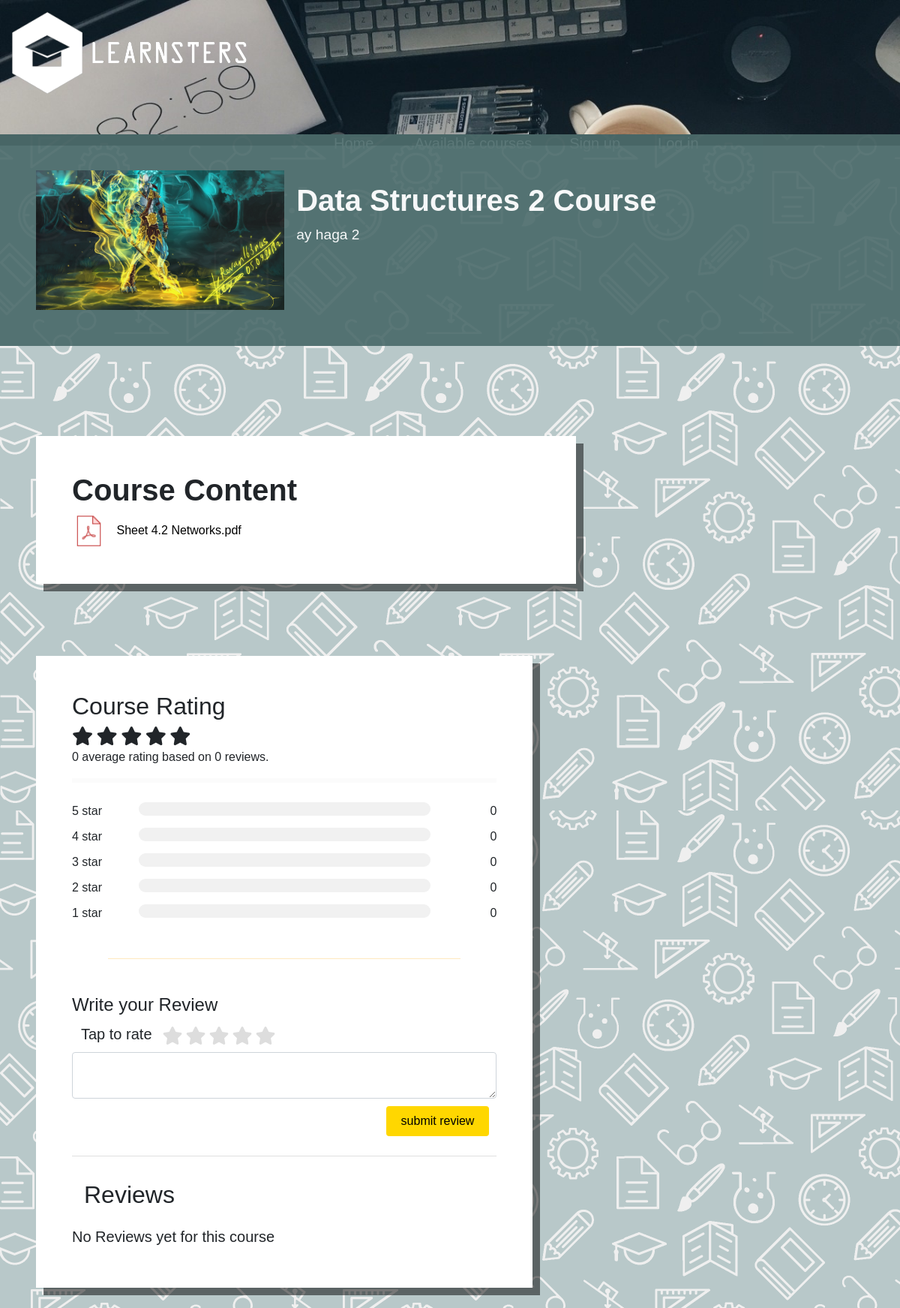
The app's page /viewCourse.php?courseID=4 with its own data.
### tables this page shows
CREATE TABLE `courses` (
  `courseID` int(11) NOT NULL,
  `courseName` varchar(50) NOT NULL,
  `averageRating` decimal(10,0) NOT NULL,
  `price` int(11) NOT NULL,
  `description` text NOT NULL,
  `picture` text NOT NULL,
  `approved` tinyint(1) NOT NULL,
  `tutorID` int(11) NOT NULL
);

CREATE TABLE `materials` (
  `courseID` int(11) NOT NULL,
  `materialPath` text NOT NULL
);

### viewCourse.php (the view, shortened to what this page needs)
<!DOCTYPE html>
<html>
    <link href="https://cdn.jsdelivr.net/npm/bootstrap@5.1.3/dist/css/bootstrap.min.css" rel="stylesheet">
    <link rel="stylesheet" href="css/main.css">
    <link rel="stylesheet" href="https://cdnjs.cloudflare.com/ajax/libs/font-awesome/4.7.0/css/font-awesome.min.css">
<?php
include "connectToDb.php";
include "menu.php";
$conn = new mysqli($servername, $username, $password, $dbname);
$query = "SELECT * FROM courses WHERE courseID='" . $_GET["courseID"] . "' ";
$results = $conn->query($query);
$query2= $query = "SELECT * FROM materials WHERE courseID='" . $_GET["courseID"] . "' ";
$results2 = $conn->query($query2);
?>
<body>
    <div class="mx-auto" style="width: 100%;">
        <?php while ($row = $results->fetch_array(MYSQLI_ASSOC)) { ?>
            <div class="p-5 d-flex " style=" background-color:#456666; opacity:87%;">
                    <img src="pictures/courses/<?php echo $row["picture"] ?>" style="width:30%;">
                    <div class="p-3">
                        <h1 style="color:white;"><b><?php echo $row["courseName"] ?> Course</b> </h1>
                        <p style="color:white; font-size:1.2em"> <?php echo $row["description"] ?></p>
                    </div>
            </div>
            <br><br><br>
            <?php } ?>
            <div class="p-5 m-5" style="width:60%; background-color: white; box-shadow: 10px 10px rgba(0, 0, 0, 0.5);">
                <h1><b>Course Content</b> </h1>
        <?php while ($row = $results2->fetch_array(MYSQLI_ASSOC)) { ?>
            <div class="p-2d-flex ">
            <?php
            $materialname =substr($row["materialPath"],10);
            $path = Substr($materialname , strlen($materialname)-3);
            if($path=='pdf'){
            ?>
             <img src="pictures/icons8-pdf-40.png" width="45px" height="45px" style="margin-right: 10px;">
            <?php }else if($path=='jpg' || $path=='jpeg' || $path=='png'){?>
             <img src="pictures/icons8-image-50.png" width="45px" height="45px" style="margin-right: 10px;">
             <?php } ?>
            <a class = "links" href="<?php echo $row["materialPath"];?>"> <?php echo $materialname;?> </a>
            </div>
        <?php } ?>
   </div>
        <div class="p-5" >
            <?php
            $query = "SELECT * FROM courses WHERE courseID='" . $_GET["courseID"] . "' ";
            $results = $conn->query($query);
            while ($row = $results->fetch_array(MYSQLI_ASSOC)) {
            ?>
                <div class="p-5" style="width:60%; background-color: white; box-shadow: 10px 10px rgba(0, 0, 0, 0.5);">
                    <h2>Course Rating</h2>
                    <?php
                    $averageRating = round($row["averageRating"]);
                    $counter = 0;
                    while ($counter < 5) {
                        if ($averageRating > $counter) {
                    ?>
                            <span class="fa fa-star checked"></span>
                        <?php
                        } else {
                        ?><span class="fa fa-star"></span>
                    <?php
                        }
                        $counter = $counter + 1;
                    }
                    ?>
                    <p><?php
                        echo $row["averageRating"];
                    }
                    $query = "SELECT * FROM selectedCourses WHERE courseID='" . $_GET["courseID"] . "' AND rating IS NOT NULL AND review IS NOT NULL ";
                    $average = $conn->query($query);
                    $query1 = "SELECT * FROM selectedCourses WHERE courseID='" . $_GET["courseID"] . "' AND rating=1 ";
                    $results1 = $conn->query($query1);
                    $rating_1 = $results1->num_rows;
                    $query2 = "SELECT * FROM selectedCourses WHERE courseID='" . $_GET["courseID"] . "' AND rating=2 ";
                    $results2 = $conn->query($query2);
                    $rating_2 = $results2->num_rows;
                    $query3 = "SELECT * FROM selectedCourses WHERE courseID='" . $_GET["courseID"] . "' AND rating=3 ";
                    $results3 = $conn->query($query3);
                    $rating_3 = $results3->num_rows;
                    $query4 = "SELECT * FROM selectedCourses WHERE courseID='" . $_GET["courseID"] . "' AND  rating=4 ";
                    $results4 = $conn->query($query4);
                    $rating_4 = $results4->num_rows;
                    $query5 = "SELECT * FROM selectedCourses WHERE courseID='" . $_GET["courseID"] . "' AND rating=5 ";
                    $results5 = $conn->query($query5);
                    $rating_5 = $results5->num_rows;
                    $cols = $average->num_rows;
                        ?> average rating based on <?php echo $cols; ?> reviews.</p>
                    <hr style="border:3px solid #f1f1f1">
                    <div class="row">
                        <div class="side">
                            <div>5 star</div>
                        </div>
                        <div class="middle">
                            <div class="bar-container">
                            </div>
                        </div>
                        <div class="side right">
                            <div><?php echo $rating_5; ?></div>
                        </div>
                        <div class="side">
                            <div>4 star </div>
                        </div>
                        <div class="middle">
                            <div class="bar-container">
                            </div>
                        </div>
                        <div class="side right">
                            <div><?php echo $rating_4; ?></div>
                        </div>
                        <div class="side">
                            <div>3 star</div>
                        </div>
                        <div class="middle">
                            <div class="bar-container">
                            </div>
                        </div>
                        <div class="side right">
                            <div><?php echo $rating_3; ?></div>
                        </div>
                        <div class="side">
                            <div>2 star</div>
                        </div>
                        <div class="middle">
                            <div class="bar-container">
                            </div>
                        </div>
                        <div class="side right">
                            <div><?php echo $rating_2; ?></div>
                        </div>
                        <div class="side">
                            <div>1 star</div>
                        </div>
                        <div class="middle">
                            <div class="bar-container">
                            </div>
                        </div>
                        <div class="side right">
                            <div><?php echo $rating_1; ?></div>
                        </div>
                    </div>
                    <h4>Write your Review</h4>
                    <div class="d-flex">
                        <h5 class="p-1 mx-2">Tap to rate </h5>
                        <fieldset class="rating">
                            <label class="full" for="star5"></label>
                            <label class="full" for="star4"></label>
                            <label class="full" for="star3"></label>
                            <label class="full" for="star2"></label>
                            <label class="full" for="star1"></label>
                        </fieldset>
                    </div>
                    <textarea class="form-control" id="reviewText"></textarea>
                    <div class=" d-flex flex-row-reverse">
                        <button onclick="clicked(this);" class="button rounded" id='<?php echo $_GET["courseID"] ?>'>submit review</button>
                    </div>
                    <hr style="background-color:grey;">
                    <h2 class="p-3">Reviews </h2>
                    <div id="displayReviews">
                        <?php
                        $query = "SELECT learners.Fname,learners.Lname,rating,review,profilePicture  FROM selectedCourses INNER JOIN learners on selectedCourses.learnerID=learners.learnerID AND selectedCourses.courseID='" . $_GET["courseID"] . "' AND selectedCourses.rating IS NOT NULL";
                        $results = $conn->query($query);
                        $output = $results->num_rows;
                        if ($output === 0) {
                            echo "<h5> No Reviews yet for this course</h5>";
                        }
                        ?>
                    </div>
                </div>
</body>
</html>

### css/main.css (style rules this page uses)
* { font-family: Arial, Helvetica, sans-serif; margin-left: 0; margin-right: 0; }

### viewCourse.php (style rules this page uses)
body { background-image: url("pictures/website/backgroundPattern.png"); }
.button { background-color: gold; border: none; color: black; padding: 8px 20px; text-decoration: none; margin: 10px; cursor: pointer; }
.rating>label { color: #ddd; float: right }
.rating { border: none; margin-right: 49px }
.rating>label:before { margin: 2px; font-size: 1.5em; font-family: FontAwesome; content: "\f005"; }
.bar-container { width: 100%; background-color: #f1f1f1; text-align: center; color: white; border-radius: 20px; margin-bottom: 5px }
.fa { font-size: 25px; }
.side { float: left; width: 15%; margin-top: 10px; }
.middle { margin-top: 10px; float: left; width: 70%; }
.right { text-align: right; }
.bar-container { width: 100%; background-color: #f1f1f1; text-align: center; color: white; }
.links { color: black; text-decoration: none; }

### menu.php (style rules this page uses)
* { margin: 0; }

### records on screen
courses: picture (picture), courseName "Data Structures 2", description "ay haga 2", averageRating "0"
materials: materialPath "Sheet 4.2 Networks.pdf"
